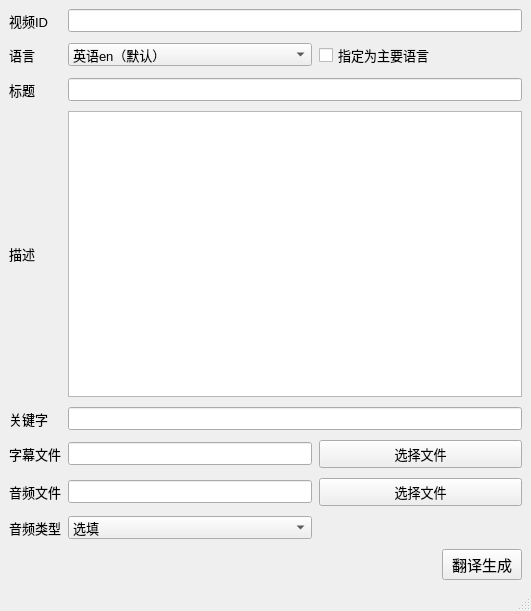
<?xml version="1.0" encoding="UTF-8"?>
<ui version="4.0">
 <class>MainWindow</class>
 <widget class="QMainWindow" name="MainWindow">
  <property name="geometry">
   <rect>
    <x>0</x>
    <y>0</y>
    <width>531</width>
    <height>611</height>
   </rect>
  </property>
  <property name="windowTitle">
   <string>MainWindow</string>
  </property>
  <widget class="QWidget" name="centralwidget">
   <layout class="QGridLayout" name="gridLayout" columnstretch="0,0,0,0,0,0">
    <property name="rightMargin">
     <number>9</number>
    </property>
    <property name="horizontalSpacing">
     <number>7</number>
    </property>
    <property name="verticalSpacing">
     <number>10</number>
    </property>
    <item row="6" column="0">
     <widget class="QLabel" name="label_6">
      <property name="font">
       <font>
        <pointsize>10</pointsize>
       </font>
      </property>
      <property name="text">
       <string>字幕文件</string>
      </property>
     </widget>
    </item>
    <item row="3" column="2" colspan="4">
     <widget class="QLineEdit" name="title_con">
      <property name="font">
       <font>
        <pointsize>10</pointsize>
       </font>
      </property>
     </widget>
    </item>
    <item row="0" column="2" colspan="4">
     <widget class="QLineEdit" name="video_id_con">
      <property name="font">
       <font>
        <pointsize>10</pointsize>
       </font>
      </property>
      <property name="text">
       <string/>
      </property>
     </widget>
    </item>
    <item row="5" column="2" colspan="4">
     <widget class="QLineEdit" name="key_con">
      <property name="font">
       <font>
        <pointsize>10</pointsize>
       </font>
      </property>
     </widget>
    </item>
    <item row="0" column="0">
     <widget class="QLabel" name="label">
      <property name="font">
       <font>
        <pointsize>10</pointsize>
       </font>
      </property>
      <property name="text">
       <string>视频ID</string>
      </property>
     </widget>
    </item>
    <item row="9" column="2">
     <widget class="QLineEdit" name="audio_file_con">
      <property name="font">
       <font>
        <pointsize>10</pointsize>
       </font>
      </property>
     </widget>
    </item>
    <item row="4" column="0">
     <widget class="QLabel" name="label_4">
      <property name="font">
       <font>
        <pointsize>10</pointsize>
       </font>
      </property>
      <property name="text">
       <string>描述</string>
      </property>
     </widget>
    </item>
    <item row="6" column="2">
     <widget class="QLineEdit" name="srt_file_con">
      <property name="font">
       <font>
        <pointsize>10</pointsize>
       </font>
      </property>
      <property name="text">
       <string/>
      </property>
     </widget>
    </item>
    <item row="5" column="0">
     <widget class="QLabel" name="label_5">
      <property name="font">
       <font>
        <pointsize>10</pointsize>
       </font>
      </property>
      <property name="text">
       <string>关键字</string>
      </property>
     </widget>
    </item>
    <item row="2" column="0">
     <widget class="QLabel" name="label_2">
      <property name="font">
       <font>
        <pointsize>10</pointsize>
       </font>
      </property>
      <property name="text">
       <string>语言</string>
      </property>
     </widget>
    </item>
    <item row="9" column="0">
     <widget class="QLabel" name="label_7">
      <property name="font">
       <font>
        <pointsize>10</pointsize>
       </font>
      </property>
      <property name="text">
       <string>音频文件</string>
      </property>
     </widget>
    </item>
    <item row="4" column="2" colspan="4">
     <widget class="QPlainTextEdit" name="desc_con">
      <property name="font">
       <font>
        <pointsize>10</pointsize>
       </font>
      </property>
     </widget>
    </item>
    <item row="12" column="0">
     <widget class="QLabel" name="label_8">
      <property name="font">
       <font>
        <pointsize>10</pointsize>
       </font>
      </property>
      <property name="text">
       <string>音频类型</string>
      </property>
     </widget>
    </item>
    <item row="3" column="0">
     <widget class="QLabel" name="label_3">
      <property name="font">
       <font>
        <pointsize>10</pointsize>
       </font>
      </property>
      <property name="text">
       <string>标题</string>
      </property>
     </widget>
    </item>
    <item row="12" column="2">
     <widget class="QComboBox" name="audio_choice">
      <property name="font">
       <font>
        <pointsize>10</pointsize>
       </font>
      </property>
      <item>
       <property name="text">
        <string>选填</string>
       </property>
      </item>
      <item>
       <property name="text">
        <string>localized_audio</string>
       </property>
      </item>
      <item>
       <property name="text">
        <string>audio_description</string>
       </property>
      </item>
      <item>
       <property name="text">
        <string>commentary</string>
       </property>
      </item>
     </widget>
    </item>
    <item row="9" column="3" colspan="3">
     <widget class="QPushButton" name="choiceaudio_button_">
      <property name="font">
       <font>
        <pointsize>10</pointsize>
       </font>
      </property>
      <property name="text">
       <string>选择文件</string>
      </property>
     </widget>
    </item>
    <item row="6" column="3" colspan="3">
     <widget class="QPushButton" name="choicesrt_button">
      <property name="font">
       <font>
        <pointsize>10</pointsize>
       </font>
      </property>
      <property name="text">
       <string>选择文件</string>
      </property>
     </widget>
    </item>
    <item row="2" column="2">
     <widget class="QComboBox" name="lang_choice">
      <property name="font">
       <font>
        <pointsize>10</pointsize>
       </font>
      </property>
      <item>
       <property name="text">
        <string>英语en（默认）</string>
       </property>
      </item>
      <item>
       <property name="text">
        <string>韩语ko</string>
       </property>
      </item>
      <item>
       <property name="text">
        <string>泰语th</string>
       </property>
      </item>
      <item>
       <property name="text">
        <string>葡萄牙语pt</string>
       </property>
      </item>
      <item>
       <property name="text">
        <string>希腊语el</string>
       </property>
      </item>
      <item>
       <property name="text">
        <string>保加利亚语bg</string>
       </property>
      </item>
      <item>
       <property name="text">
        <string>芬兰语fi</string>
       </property>
      </item>
      <item>
       <property name="text">
        <string>斯洛文尼亚sl</string>
       </property>
      </item>
      <item>
       <property name="text">
        <string>法语fr</string>
       </property>
      </item>
      <item>
       <property name="text">
        <string>阿拉伯语ar</string>
       </property>
      </item>
      <item>
       <property name="text">
        <string>德语de</string>
       </property>
      </item>
      <item>
       <property name="text">
        <string>荷兰语nl</string>
       </property>
      </item>
      <item>
       <property name="text">
        <string>爱沙尼亚语et</string>
       </property>
      </item>
      <item>
       <property name="text">
        <string>捷克语cs</string>
       </property>
      </item>
      <item>
       <property name="text">
        <string>瑞典语sv</string>
       </property>
      </item>
      <item>
       <property name="text">
        <string>越南语vi</string>
       </property>
      </item>
      <item>
       <property name="text">
        <string>日语ja</string>
       </property>
      </item>
      <item>
       <property name="text">
        <string>西班牙语es</string>
       </property>
      </item>
      <item>
       <property name="text">
        <string>俄语ru</string>
       </property>
      </item>
      <item>
       <property name="text">
        <string>意大利语it</string>
       </property>
      </item>
      <item>
       <property name="text">
        <string>波兰语pl</string>
       </property>
      </item>
      <item>
       <property name="text">
        <string>丹麦语da</string>
       </property>
      </item>
      <item>
       <property name="text">
        <string>罗马尼亚语ro</string>
       </property>
      </item>
      <item>
       <property name="text">
        <string>匈牙利语hu</string>
       </property>
      </item>
      <item>
       <property name="text">
        <string>南非荷兰语af</string>
       </property>
      </item>
      <item>
       <property name="text">
        <string>阿尔巴尼亚语sq</string>
       </property>
      </item>
      <item>
       <property name="text">
        <string>阿姆哈拉语am</string>
       </property>
      </item>
      <item>
       <property name="text">
        <string>亚美尼亚语hy</string>
       </property>
      </item>
      <item>
       <property name="text">
        <string>阿塞拜疆az</string>
       </property>
      </item>
      <item>
       <property name="text">
        <string>巴斯克eu</string>
       </property>
      </item>
      <item>
       <property name="text">
        <string>白俄罗斯语be</string>
       </property>
      </item>
      <item>
       <property name="text">
        <string>孟加拉bn</string>
       </property>
      </item>
      <item>
       <property name="text">
        <string>波斯尼亚语bs</string>
       </property>
      </item>
      <item>
       <property name="text">
        <string>加泰罗尼亚语ca</string>
       </property>
      </item>
      <item>
       <property name="text">
        <string>塞布亚诺ceb</string>
       </property>
      </item>
      <item>
       <property name="text">
        <string>齐佩瓦语ny</string>
       </property>
      </item>
      <item>
       <property name="text">
        <string>科西嘉语co</string>
       </property>
      </item>
      <item>
       <property name="text">
        <string>克罗地亚语hr</string>
       </property>
      </item>
      <item>
       <property name="text">
        <string>世界语eo</string>
       </property>
      </item>
      <item>
       <property name="text">
        <string>菲律宾语tl</string>
       </property>
      </item>
      <item>
       <property name="text">
        <string>弗里斯语fy</string>
       </property>
      </item>
      <item>
       <property name="text">
        <string>加利西亚语gl</string>
       </property>
      </item>
      <item>
       <property name="text">
        <string>乔治亚语ka</string>
       </property>
      </item>
      <item>
       <property name="text">
        <string>古吉拉特语gu</string>
       </property>
      </item>
      <item>
       <property name="text">
        <string>海地克里奥尔语ht</string>
       </property>
      </item>
      <item>
       <property name="text">
        <string>豪萨语ha</string>
       </property>
      </item>
      <item>
       <property name="text">
        <string>夏威夷语haw</string>
       </property>
      </item>
      <item>
       <property name="text">
        <string>希伯来语iw</string>
       </property>
      </item>
      <item>
       <property name="text">
        <string>印地语hi</string>
       </property>
      </item>
      <item>
       <property name="text">
        <string>苗语hmn</string>
       </property>
      </item>
      <item>
       <property name="text">
        <string>冰岛语is</string>
       </property>
      </item>
      <item>
       <property name="text">
        <string>伊博ig</string>
       </property>
      </item>
      <item>
       <property name="text">
        <string>印度尼西亚语ud</string>
       </property>
      </item>
      <item>
       <property name="text">
        <string>爱尔兰语ga</string>
       </property>
      </item>
      <item>
       <property name="text">
        <string>爪哇语jw</string>
       </property>
      </item>
      <item>
       <property name="text">
        <string>卡纳达语kn</string>
       </property>
      </item>
      <item>
       <property name="text">
        <string>哈萨克语kk</string>
       </property>
      </item>
      <item>
       <property name="text">
        <string>高棉语km</string>
       </property>
      </item>
      <item>
       <property name="text">
        <string>库尔德语ku</string>
       </property>
      </item>
      <item>
       <property name="text">
        <string>吉尔吉斯语ky</string>
       </property>
      </item>
      <item>
       <property name="text">
        <string>老挝lo</string>
       </property>
      </item>
      <item>
       <property name="text">
        <string>拉丁la</string>
       </property>
      </item>
      <item>
       <property name="text">
        <string>拉脱维亚lv</string>
       </property>
      </item>
      <item>
       <property name="text">
        <string>立陶宛语lt</string>
       </property>
      </item>
      <item>
       <property name="text">
        <string>卢森堡lb</string>
       </property>
      </item>
      <item>
       <property name="text">
        <string>马其顿语mk</string>
       </property>
      </item>
      <item>
       <property name="text">
        <string>马达加斯加mg</string>
       </property>
      </item>
      <item>
       <property name="text">
        <string>马来语ms</string>
       </property>
      </item>
      <item>
       <property name="text">
        <string>马拉雅拉姆语ml</string>
       </property>
      </item>
      <item>
       <property name="text">
        <string>马耳他语mt</string>
       </property>
      </item>
      <item>
       <property name="text">
        <string>毛利语mi</string>
       </property>
      </item>
      <item>
       <property name="text">
        <string>马拉地语mr</string>
       </property>
      </item>
      <item>
       <property name="text">
        <string>蒙古语mn</string>
       </property>
      </item>
      <item>
       <property name="text">
        <string>缅甸my</string>
       </property>
      </item>
      <item>
       <property name="text">
        <string>尼泊尔ne</string>
       </property>
      </item>
      <item>
       <property name="text">
        <string>挪威语no</string>
       </property>
      </item>
      <item>
       <property name="text">
        <string>普什图语ps</string>
       </property>
      </item>
      <item>
       <property name="text">
        <string>波斯fa</string>
       </property>
      </item>
      <item>
       <property name="text">
        <string>旁遮普语pa</string>
       </property>
      </item>
      <item>
       <property name="text">
        <string>萨摩亚语sm</string>
       </property>
      </item>
      <item>
       <property name="text">
        <string>苏格兰盖尔语gd</string>
       </property>
      </item>
      <item>
       <property name="text">
        <string>塞尔维亚语sr</string>
       </property>
      </item>
      <item>
       <property name="text">
        <string>塞索托st</string>
       </property>
      </item>
      <item>
       <property name="text">
        <string>肖纳sn</string>
       </property>
      </item>
      <item>
       <property name="text">
        <string>信德sd</string>
       </property>
      </item>
      <item>
       <property name="text">
        <string>僧伽罗语si</string>
       </property>
      </item>
      <item>
       <property name="text">
        <string>斯洛伐克sk</string>
       </property>
      </item>
      <item>
       <property name="text">
        <string>索马里so</string>
       </property>
      </item>
      <item>
       <property name="text">
        <string>巽他语su</string>
       </property>
      </item>
      <item>
       <property name="text">
        <string>斯瓦希里语sw</string>
       </property>
      </item>
      <item>
       <property name="text">
        <string>塔吉克tg</string>
       </property>
      </item>
      <item>
       <property name="text">
        <string>泰米尔语ta</string>
       </property>
      </item>
      <item>
       <property name="text">
        <string>泰卢固语te</string>
       </property>
      </item>
      <item>
       <property name="text">
        <string>土耳其语tr</string>
       </property>
      </item>
      <item>
       <property name="text">
        <string>乌克兰语uk</string>
       </property>
      </item>
      <item>
       <property name="text">
        <string>乌尔都语ur</string>
       </property>
      </item>
      <item>
       <property name="text">
        <string>乌兹别克uz</string>
       </property>
      </item>
      <item>
       <property name="text">
        <string>威尔士语cy</string>
       </property>
      </item>
      <item>
       <property name="text">
        <string>科萨xh</string>
       </property>
      </item>
      <item>
       <property name="text">
        <string>意第绪语yi</string>
       </property>
      </item>
      <item>
       <property name="text">
        <string>约鲁巴yo</string>
       </property>
      </item>
      <item>
       <property name="text">
        <string>祖鲁zu</string>
       </property>
      </item>
      <item>
       <property name="text">
        <string>菲律宾fil</string>
       </property>
      </item>
      <item>
       <property name="text">
        <string>希伯来语he</string>
       </property>
      </item>
     </widget>
    </item>
    <item row="2" column="3" colspan="2">
     <widget class="QCheckBox" name="mainornot">
      <property name="font">
       <font>
        <pointsize>10</pointsize>
       </font>
      </property>
      <property name="text">
       <string>指定为主要语言</string>
      </property>
     </widget>
    </item>
    <item row="13" column="5" rowspan="2">
     <widget class="QPushButton" name="synthetise">
      <property name="font">
       <font>
        <pointsize>11</pointsize>
       </font>
      </property>
      <property name="text">
       <string>翻译生成</string>
      </property>
     </widget>
    </item>
   </layout>
  </widget>
  <widget class="QMenuBar" name="menubar">
   <property name="geometry">
    <rect>
     <x>0</x>
     <y>0</y>
     <width>531</width>
     <height>22</height>
    </rect>
   </property>
  </widget>
  <widget class="QStatusBar" name="statusbar"/>
 </widget>
 <resources/>
 <connections/>
</ui>
